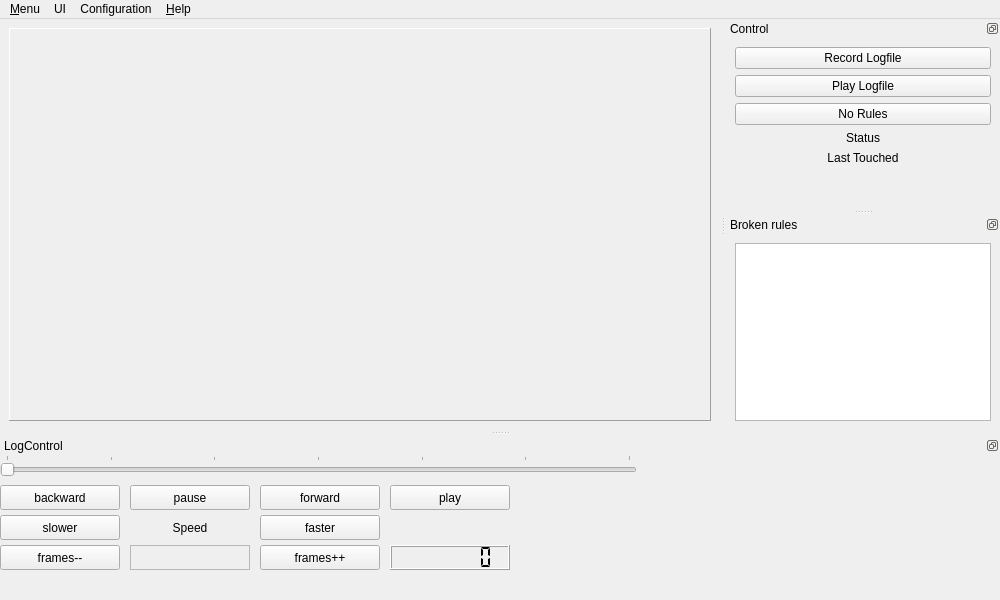
<?xml version="1.0" encoding="UTF-8"?>
<ui version="4.0">
 <class>GuiControls</class>
 <widget class="QMainWindow" name="GuiControls">
  <property name="geometry">
   <rect>
    <x>0</x>
    <y>0</y>
    <width>1000</width>
    <height>600</height>
   </rect>
  </property>
  <property name="windowTitle">
   <string>GL Field</string>
  </property>
  <widget class="QWidget" name="centralwidget">
   <layout class="QGridLayout" name="gridLayout">
    <item row="0" column="0">
     <widget class="QFrame" name="Spielfeld">
      <property name="sizePolicy">
       <sizepolicy hsizetype="Expanding" vsizetype="MinimumExpanding">
        <horstretch>0</horstretch>
        <verstretch>0</verstretch>
       </sizepolicy>
      </property>
      <property name="frameShape">
       <enum>QFrame::Panel</enum>
      </property>
      <property name="frameShadow">
       <enum>QFrame::Raised</enum>
      </property>
      <property name="lineWidth">
       <number>1</number>
      </property>
      <layout class="QGridLayout" name="gridLayout_7">
       <property name="margin">
        <number>0</number>
       </property>
       <property name="spacing">
        <number>0</number>
       </property>
       <item row="1" column="0">
        <widget class="Gamearea" name="gamearea" native="true">
         <property name="enabled">
          <bool>true</bool>
         </property>
         <property name="whatsThis">
          <string>Visualisation of the internal state</string>
         </property>
        </widget>
       </item>
      </layout>
     </widget>
    </item>
   </layout>
  </widget>
  <widget class="QMenuBar" name="menubar">
   <property name="geometry">
    <rect>
     <x>0</x>
     <y>0</y>
     <width>1000</width>
     <height>23</height>
    </rect>
   </property>
   <widget class="QMenu" name="menu_Menu">
    <property name="title">
     <string>&amp;Menu</string>
    </property>
    <addaction name="separator"/>
    <addaction name="actionE_xit"/>
   </widget>
   <widget class="QMenu" name="menu_Help">
    <property name="title">
     <string>&amp;Help</string>
    </property>
    <addaction name="separator"/>
    <addaction name="actionAbout"/>
    <addaction name="actionAbout_Qt"/>
   </widget>
   <widget class="QMenu" name="menuUI">
    <property name="title">
     <string>UI</string>
    </property>
    <addaction name="separator"/>
    <addaction name="actionFull_Screen"/>
   </widget>
   <widget class="QMenu" name="menuConfiguration">
    <property name="title">
     <string>Configuration</string>
    </property>
    <addaction name="actionOPen"/>
   </widget>
   <addaction name="menu_Menu"/>
   <addaction name="menuUI"/>
   <addaction name="menuConfiguration"/>
   <addaction name="menu_Help"/>
  </widget>
  <widget class="QStatusBar" name="statusbar">
   <property name="sizeGripEnabled">
    <bool>false</bool>
   </property>
  </widget>
  <widget class="QDockWidget" name="logControl">
   <property name="enabled">
    <bool>true</bool>
   </property>
   <property name="minimumSize">
    <size>
     <width>774</width>
     <height>145</height>
    </size>
   </property>
   <property name="features">
    <set>QDockWidget::DockWidgetFloatable|QDockWidget::DockWidgetMovable</set>
   </property>
   <property name="allowedAreas">
    <set>Qt::BottomDockWidgetArea</set>
   </property>
   <property name="windowTitle">
    <string>LogControl</string>
   </property>
   <attribute name="dockWidgetArea">
    <number>8</number>
   </attribute>
   <widget class="QWidget" name="logControlWidget">
    <widget class="QSlider" name="horizontalSlider">
     <property name="geometry">
      <rect>
       <x>0</x>
       <y>0</y>
       <width>637</width>
       <height>22</height>
      </rect>
     </property>
     <property name="maximum">
      <number>1800</number>
     </property>
     <property name="pageStep">
      <number>60</number>
     </property>
     <property name="orientation">
      <enum>Qt::Horizontal</enum>
     </property>
     <property name="tickPosition">
      <enum>QSlider::TicksAbove</enum>
     </property>
     <property name="tickInterval">
      <number>300</number>
     </property>
    </widget>
    <widget class="QPushButton" name="log_backward">
     <property name="geometry">
      <rect>
       <x>0</x>
       <y>30</y>
       <width>120</width>
       <height>25</height>
      </rect>
     </property>
     <property name="text">
      <string>backward</string>
     </property>
    </widget>
    <widget class="QPushButton" name="log_pause">
     <property name="geometry">
      <rect>
       <x>130</x>
       <y>30</y>
       <width>120</width>
       <height>25</height>
      </rect>
     </property>
     <property name="text">
      <string>pause</string>
     </property>
    </widget>
    <widget class="QPushButton" name="log_forward">
     <property name="geometry">
      <rect>
       <x>260</x>
       <y>30</y>
       <width>120</width>
       <height>25</height>
      </rect>
     </property>
     <property name="text">
      <string>forward</string>
     </property>
    </widget>
    <widget class="QPushButton" name="log_play">
     <property name="geometry">
      <rect>
       <x>390</x>
       <y>30</y>
       <width>120</width>
       <height>25</height>
      </rect>
     </property>
     <property name="text">
      <string>play</string>
     </property>
    </widget>
    <widget class="QPushButton" name="log_slower">
     <property name="geometry">
      <rect>
       <x>0</x>
       <y>60</y>
       <width>120</width>
       <height>25</height>
      </rect>
     </property>
     <property name="text">
      <string>slower</string>
     </property>
    </widget>
    <widget class="QLabel" name="log_speed">
     <property name="geometry">
      <rect>
       <x>130</x>
       <y>60</y>
       <width>120</width>
       <height>25</height>
      </rect>
     </property>
     <property name="text">
      <string>Speed</string>
     </property>
     <property name="alignment">
      <set>Qt::AlignCenter</set>
     </property>
    </widget>
    <widget class="QPushButton" name="log_faster">
     <property name="geometry">
      <rect>
       <x>260</x>
       <y>60</y>
       <width>120</width>
       <height>25</height>
      </rect>
     </property>
     <property name="text">
      <string>faster</string>
     </property>
    </widget>
    <widget class="QPushButton" name="log_frame_back">
     <property name="geometry">
      <rect>
       <x>0</x>
       <y>90</y>
       <width>120</width>
       <height>25</height>
      </rect>
     </property>
     <property name="text">
      <string>frames--</string>
     </property>
    </widget>
    <widget class="QPushButton" name="log_frame_forward">
     <property name="geometry">
      <rect>
       <x>260</x>
       <y>90</y>
       <width>120</width>
       <height>25</height>
      </rect>
     </property>
     <property name="text">
      <string>frames++</string>
     </property>
    </widget>
    <widget class="QLCDNumber" name="log_totalFrames">
     <property name="geometry">
      <rect>
       <x>390</x>
       <y>90</y>
       <width>120</width>
       <height>25</height>
      </rect>
     </property>
     <property name="autoFillBackground">
      <bool>false</bool>
     </property>
     <property name="smallDecimalPoint">
      <bool>false</bool>
     </property>
     <property name="numDigits">
      <number>7</number>
     </property>
     <property name="segmentStyle">
      <enum>QLCDNumber::Flat</enum>
     </property>
    </widget>
    <widget class="QTextEdit" name="log_frameNumber">
     <property name="enabled">
      <bool>false</bool>
     </property>
     <property name="geometry">
      <rect>
       <x>130</x>
       <y>90</y>
       <width>120</width>
       <height>25</height>
      </rect>
     </property>
     <property name="font">
      <font>
       <pointsize>9</pointsize>
       <weight>75</weight>
       <bold>true</bold>
      </font>
     </property>
     <property name="lineWrapMode">
      <enum>QTextEdit::WidgetWidth</enum>
     </property>
     <property name="acceptRichText">
      <bool>false</bool>
     </property>
    </widget>
   </widget>
  </widget>
  <widget class="QDockWidget" name="dockWidget">
   <property name="sizePolicy">
    <sizepolicy hsizetype="Minimum" vsizetype="Minimum">
     <horstretch>0</horstretch>
     <verstretch>0</verstretch>
    </sizepolicy>
   </property>
   <property name="minimumSize">
    <size>
     <width>130</width>
     <height>190</height>
    </size>
   </property>
   <property name="features">
    <set>QDockWidget::DockWidgetFloatable|QDockWidget::DockWidgetMovable</set>
   </property>
   <property name="allowedAreas">
    <set>Qt::LeftDockWidgetArea|Qt::RightDockWidgetArea</set>
   </property>
   <property name="windowTitle">
    <string>Control</string>
   </property>
   <attribute name="dockWidgetArea">
    <number>2</number>
   </attribute>
   <widget class="QWidget" name="dockWidgetContents">
    <layout class="QVBoxLayout" name="verticalLayout_2">
     <item>
      <layout class="QVBoxLayout" name="verticalLayout_3">
       <property name="sizeConstraint">
        <enum>QLayout::SetMinimumSize</enum>
       </property>
       <item>
        <widget class="QPushButton" name="record_log">
         <property name="text">
          <string>Record Logfile</string>
         </property>
         <property name="checkable">
          <bool>false</bool>
         </property>
        </widget>
       </item>
       <item>
        <widget class="QPushButton" name="load_log">
         <property name="text">
          <string>Play Logfile</string>
         </property>
        </widget>
       </item>
       <item>
        <widget class="QPushButton" name="show_rules">
         <property name="text">
          <string>No Rules</string>
         </property>
        </widget>
       </item>
       <item>
        <widget class="QLabel" name="ball_status">
         <property name="maximumSize">
          <size>
           <width>16777215</width>
           <height>30</height>
          </size>
         </property>
         <property name="text">
          <string>Status</string>
         </property>
         <property name="alignment">
          <set>Qt::AlignCenter</set>
         </property>
        </widget>
       </item>
       <item>
        <widget class="QLabel" name="ball_last_touched">
         <property name="maximumSize">
          <size>
           <width>16777215</width>
           <height>30</height>
          </size>
         </property>
         <property name="text">
          <string>Last Touched</string>
         </property>
         <property name="alignment">
          <set>Qt::AlignCenter</set>
         </property>
        </widget>
       </item>
       <item>
        <spacer name="verticalSpacer">
         <property name="orientation">
          <enum>Qt::Vertical</enum>
         </property>
         <property name="sizeHint" stdset="0">
          <size>
           <width>20</width>
           <height>40</height>
          </size>
         </property>
        </spacer>
       </item>
      </layout>
     </item>
    </layout>
   </widget>
  </widget>
  <widget class="QDockWidget" name="dockWidget_2">
   <property name="sizePolicy">
    <sizepolicy hsizetype="Minimum" vsizetype="Minimum">
     <horstretch>0</horstretch>
     <verstretch>0</verstretch>
    </sizepolicy>
   </property>
   <property name="minimumSize">
    <size>
     <width>118</width>
     <height>153</height>
    </size>
   </property>
   <property name="features">
    <set>QDockWidget::DockWidgetFloatable|QDockWidget::DockWidgetMovable</set>
   </property>
   <property name="windowTitle">
    <string>Broken rules</string>
   </property>
   <attribute name="dockWidgetArea">
    <number>2</number>
   </attribute>
   <widget class="QWidget" name="dockWidgetContents_2">
    <layout class="QVBoxLayout" name="verticalLayout">
     <item>
      <widget class="QTableView" name="tbl_brokenRules">
       <property name="sortingEnabled">
        <bool>true</bool>
       </property>
      </widget>
     </item>
    </layout>
   </widget>
  </widget>
  <action name="actionAbout">
   <property name="text">
    <string>About</string>
   </property>
   <property name="menuRole">
    <enum>QAction::AboutRole</enum>
   </property>
  </action>
  <action name="actionAbout_Qt">
   <property name="text">
    <string>About Qt</string>
   </property>
   <property name="menuRole">
    <enum>QAction::AboutQtRole</enum>
   </property>
  </action>
  <action name="actionE_xit">
   <property name="text">
    <string>E&amp;xit</string>
   </property>
   <property name="statusTip">
    <string>Exit the application</string>
   </property>
   <property name="shortcut">
    <string>Ctrl+Q</string>
   </property>
   <property name="menuRole">
    <enum>QAction::QuitRole</enum>
   </property>
  </action>
  <action name="actionClear_Console">
   <property name="text">
    <string>Clear Console</string>
   </property>
   <property name="shortcut">
    <string>F2</string>
   </property>
  </action>
  <action name="action_Copy">
   <property name="text">
    <string>&amp;Copy</string>
   </property>
  </action>
  <action name="action_Paste">
   <property name="text">
    <string>&amp;Paste</string>
   </property>
  </action>
  <action name="actionSingle_Scan">
   <property name="enabled">
    <bool>false</bool>
   </property>
   <property name="text">
    <string>Single Scan</string>
   </property>
   <property name="statusTip">
    <string>Scan only once</string>
   </property>
  </action>
  <action name="actionAutoScan">
   <property name="checkable">
    <bool>true</bool>
   </property>
   <property name="text">
    <string>Auto re-scan</string>
   </property>
   <property name="whatsThis">
    <string>Rescan the wireless network automaticaly</string>
   </property>
   <property name="shortcut">
    <string>F1</string>
   </property>
  </action>
  <action name="actionToggleConsole">
   <property name="checkable">
    <bool>true</bool>
   </property>
   <property name="checked">
    <bool>true</bool>
   </property>
   <property name="text">
    <string>Console</string>
   </property>
   <property name="statusTip">
    <string>Show or hide the console</string>
   </property>
   <property name="shortcut">
    <string comment="Show or hide the console">F8</string>
   </property>
   <property name="menuRole">
    <enum>QAction::PreferencesRole</enum>
   </property>
  </action>
  <action name="actionToggleControls">
   <property name="checkable">
    <bool>true</bool>
   </property>
   <property name="checked">
    <bool>true</bool>
   </property>
   <property name="text">
    <string>Controls</string>
   </property>
   <property name="statusTip">
    <string>Show or hide the control panel</string>
   </property>
   <property name="shortcut">
    <string comment="Show or hide the controls">F9</string>
   </property>
   <property name="menuRole">
    <enum>QAction::PreferencesRole</enum>
   </property>
  </action>
  <action name="actionFull_Screen">
   <property name="checkable">
    <bool>true</bool>
   </property>
   <property name="text">
    <string>Full Screen</string>
   </property>
   <property name="shortcut">
    <string>F4</string>
   </property>
   <property name="shortcutContext">
    <enum>Qt::WindowShortcut</enum>
   </property>
  </action>
  <action name="actionIP_Configuration">
   <property name="text">
    <string>IP Configuration</string>
   </property>
  </action>
  <action name="actionOPen">
   <property name="text">
    <string>Open</string>
   </property>
  </action>
 </widget>
 <customwidgets>
  <customwidget>
   <class>Gamearea</class>
   <extends>QWidget</extends>
   <header>gamearea.h</header>
  </customwidget>
 </customwidgets>
 <resources/>
 <connections>
  <connection>
   <sender>actionE_xit</sender>
   <signal>activated()</signal>
   <receiver>GuiControls</receiver>
   <slot>close()</slot>
   <hints>
    <hint type="sourcelabel">
     <x>-1</x>
     <y>-1</y>
    </hint>
    <hint type="destinationlabel">
     <x>366</x>
     <y>369</y>
    </hint>
   </hints>
  </connection>
 </connections>
</ui>
